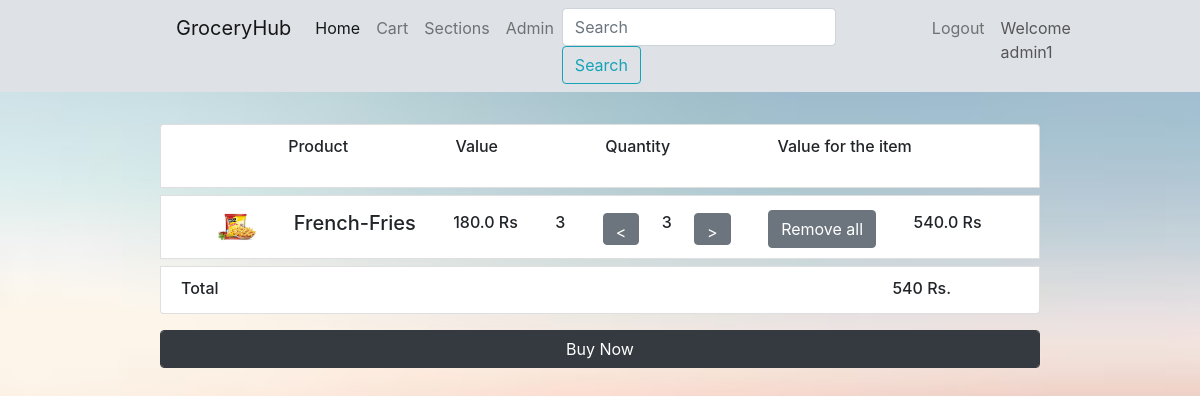
The page /cart (signed in) on the database as committed earlier.
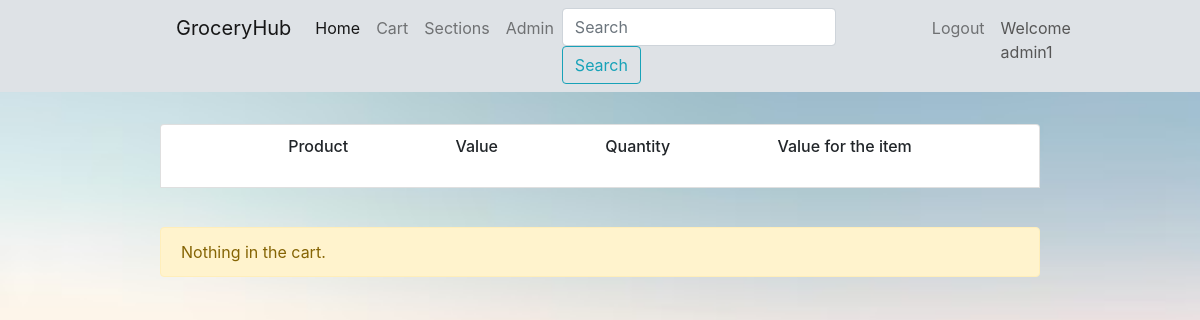
The same page on the database as committed later.
### Models/productModel.py (models this page shows, shortened)
class ProductModel(db.Model):
    productId = db.Column(db.Integer, primary_key=True)
    productImage = db.Column(db.String[100])
    productName = db.Column(db.String[20], nullable=False, unique=True)
    manufacturingDate = db.Column(sqlalchemy.types.DateTime(), nullable=False)
    expiryDate = db.Column(sqlalchemy.types.DateTime())
    quantityInStore = db.Column(db.Integer, nullable=False)
    section = db.Column(db.String[120], nullable=False)
    valuePerUnit = db.Column(db.Float, nullable=False)
    quantityInCart = db.Column(db.Integer)
    addedOnDate = db.Column(sqlalchemy.types.DateTime())
    engagement = db.Column(db.Integer)

class Cart(db.Model):
    cartId = db.Column(db.Integer, primary_key=True)
    userId = db.Column(db.Integer, db.ForeignKey(
        'user_model.uuid'), nullable=False)
    totalValue = db.Column(db.Integer, nullable=False)
    products = db.Column(MutableDict.as_mutable(JSONEncodedDict))

### app.py (the view)
@app.route('/cart', methods=['POST', 'GET'])
@app.route('/cart/<message>', methods=['POST', 'GET'])
@login_required
def cart(message=None):
    cart = Cart.query.filter_by(userId=current_user.uuid).first()
    total = cart.totalValue
    discount = 0
    if (cart):
        cartData = cart.products
        cartDataProp = {}
        for product in cartData:
            productData = ProductModel.query.filter_by(
                productId=int(product)).first()
            cartDataProp[productData] = cartData[product]
        cartDataProp = {x: y for x, y in cartDataProp.items() if y != 0}
        if current_user.firstOrder:
            discount = 15*total/100
            discountMessage = 'First order discount'
            return render_template('cart.html', cartDataProp=cartDataProp, totalValue=total, message=message, discount=discount, discountMessage=discountMessage)
        return render_template('cart.html', cartDataProp=cartDataProp, totalValue=total, message=message, discount=discount)
    return redirect(url_for('dashboard'))

### Models/utilModel.py (called while the page is built)
    def process_result_value(self, value, dialect):
        if value is not None:
            value = json.loads(value)
        return value

    @classmethod
    def coerce(cls, key, value):
        if not isinstance(value, MutableDict):
            if isinstance(value, dict):
                return MutableDict(value)
            return Mutable.coerce(key, value)
        else:
            return value

### app.py (called while the page is built)
@login_manager.user_loader
def load_user(user_id):
    print("Login Manager working.")
    return UserModel.query.get(int(user_id))

### templates/cart.html (shortened to what this page needs)
{% from 'productMacro.html' import productCartView %} {% extends "base.html" %}
{% block displayUserName %}
<a class="nav-link" style="color: rgb(86, 86, 86)"
  >Welcome {{current_user.username}}</a
>
{% endblock %} {% block content %}
<ul class="list-group">
  <li
    class="list-group-item"
    style="
      height: 4rem;
      display: flex;
      flex-direction: row;
      justify-content: space-evenly;
    "
  >
    <h6>Product</h6>
    <h6>Value</h6>
    <h6>Quantity</h6>
    <h6>Value for the item</h6>
  </li>
  {% if cartDataProp.keys()|length == 0 %}
  <div class="alert alert-warning" role="alert" style="margin-top: 2.5rem">
    Nothing in the cart.
  </div>
  {% else %} {% for product in cartDataProp %} {% if cartDataProp[product]>0%}
  {{productCartView(product,cartDataProp[product])}} {% endif %} {% endfor %}
  <li
    class="list-group-item"
    style="
      margin-top: 0.5rem;
      height: 3rem;
      display: flex;
      flex-direction: row;
      justify-content: space-between;
    "
  >
    <h6>Total</h6>
    <h6 style="margin-right: 4.25rem">{{totalValue-discount}} Rs.</h6>
  </li>
  {% endif %}
</ul>
  {% if cartDataProp.keys()|length != 0 %}
  <form method="POST" action="{{url_for('handleBuyNow')}}">
    <input type="submit" name="Buy Now" value="Buy Now" class="form-control btn btn-dark" />
  </form>
  {% endif %} {% endblock %}

### templates/productMacro.html (shortened to what this page needs)
{% macro cartControlUtil(quantityInCart,productId,origin="")%} {% if origin ==
"cart"%}
<div
  style="
    height: 2rem;
    display: flex;
    flex-direction: row;
    justify-content: space-between;
    margin-top: 0.25rem;
    width: 8rem;
  "
>
    {% endif %}
    <form
      method="post"
      action="{{url_for('editCart',kwargs ={'productId':productId,'action':'remove','origin':origin})}}"
      type="button"
      class="btn btn-secondary"
    >
      <input type="submit" value="<" name="<" style="all: unset" />
    </form>
    <h6>{{quantityInCart}}</h6>
    <form
      method="post"
      action="{{url_for('editCart',kwargs ={'productId':productId,'origin':origin})}}"
      type="button"
      class="btn btn-secondary"
    >
      <input type="submit" value=">" name=">" style="all: unset" />
    </form>
  </div>
  <div>
    <form
      method="post"
      action="{{url_for('editCart',kwargs ={'productId':productId,'action':'clean','origin':origin})}}"
      type="button"
      class="btn btn-secondary"
      style="margin-top: 0.25rem; width: 100%"
    >
      <input
        type="submit"
        value="Remove all"
        name="Remove all"
        style="all: unset"
      />
    </form>
  </div>
  {% endmacro %}  {% macro productCartView(productData,quantity) %}
  <li
    class="list-group-item"
    style="
      height: 4rem;
      display: flex;
      flex-direction: row;
      justify-content: space-evenly;
      margin-top: 0.5rem;
      align-items: center;
    "
  >
    <img
      style="max-width: 100%; max-height: 100%"
      src="{{productData.productImage}}"
    />
    <div>
      <h5>{{productData.productName}}</h5>
    </div>
    <h6>{{productData.valuePerUnit}} Rs</h6>
    <h6>{{quantity}}</h6>
    {{cartControlUtil(productData.quantityInCart,productData.productId,'cart')}}
    <h6>{{quantity*productData.valuePerUnit}} Rs</h6>
  </li>
  {% endmacro %}

Rows that differ between the two databases and show on the page:
no longer on this page (row edited): ProductModel: productImage (picture), productName "French-Fries", valuePerUnit "180.0", quantityInCart "3", quantity*productData.valuePerUnit "540.0"
no longer on this page (row edited): Cart: totalValue-discount "540"
Other text that changed with them:
form field value: "Buy Now" → (not shown)
text no longer shown: "Total Rs."
text now shown: "Nothing in the cart."
